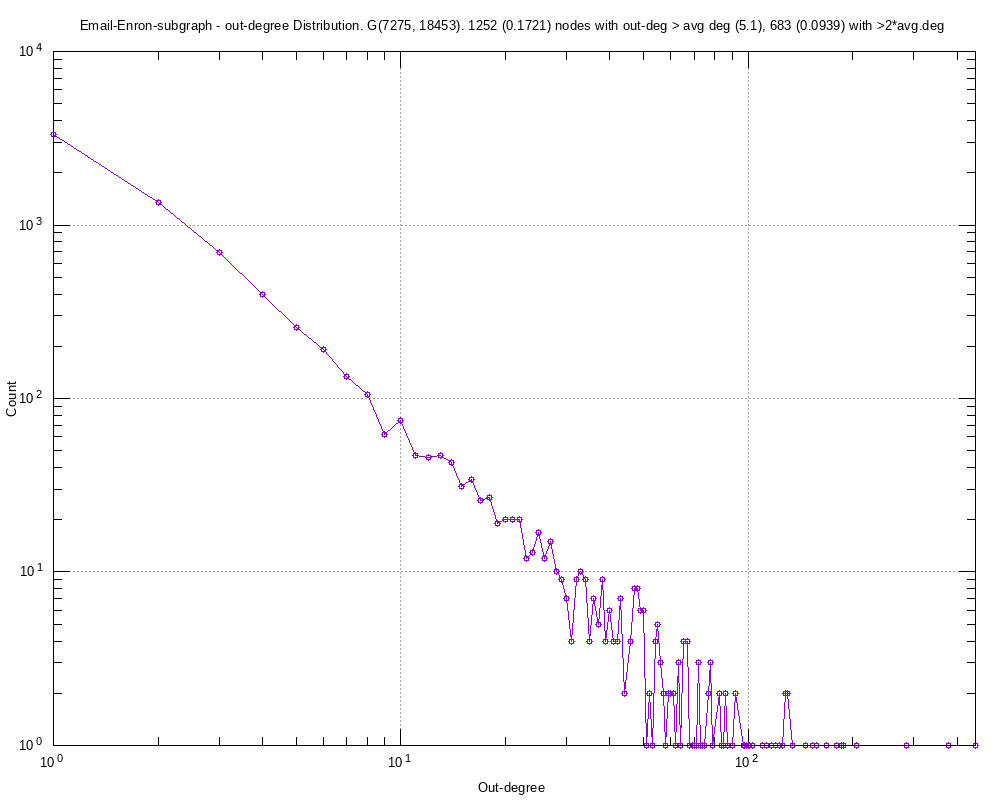

Recreate this plot in gnuplot.
#
# Email-Enron-subgraph - out-degree Distribution. G(7275, 18453). 1252 (0.1721) nodes with out-deg > avg deg (5.1), 683 (0.0939) with >2*avg.deg (Sat Sep  7 20:38:07 2019)
#

set title "Email-Enron-subgraph - out-degree Distribution. G(7275, 18453). 1252 (0.1721) nodes with out-deg > avg deg (5.1), 683 (0.0939) with >2*avg.deg"
set key bottom right
set logscale xy 10
set format x "10^{%L}"
set mxtics 10
set format y "10^{%L}"
set mytics 10
set grid
set xlabel "Out-degree"
set ylabel "Count"
set tics scale 2
set terminal png font arial 10 size 1000,800
set output 'outDeg.Email-Enron-subgraph.png'
plot 	"outDeg.Email-Enron-subgraph.tab" using 1:2 title "" with linespoints pt 6
